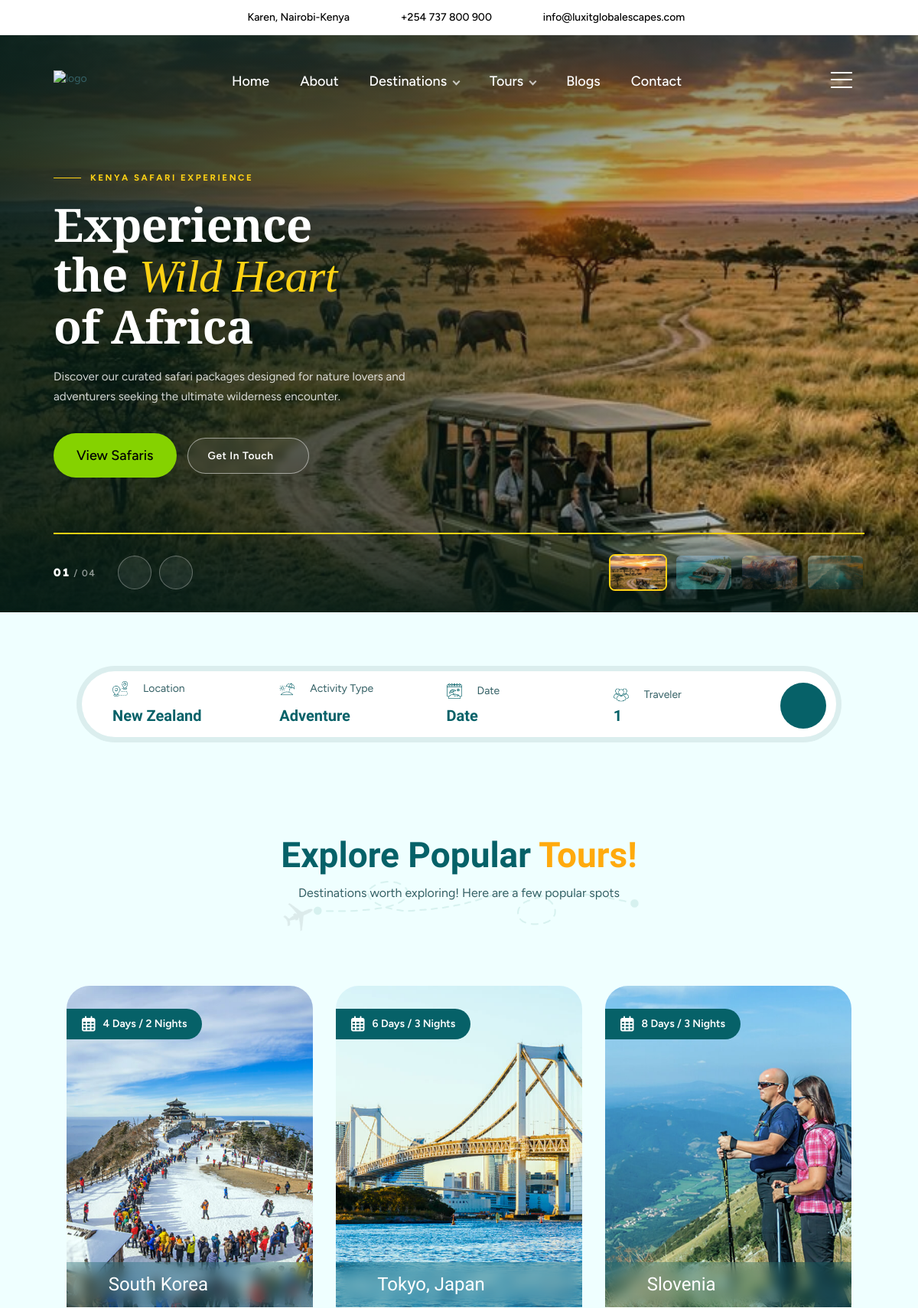
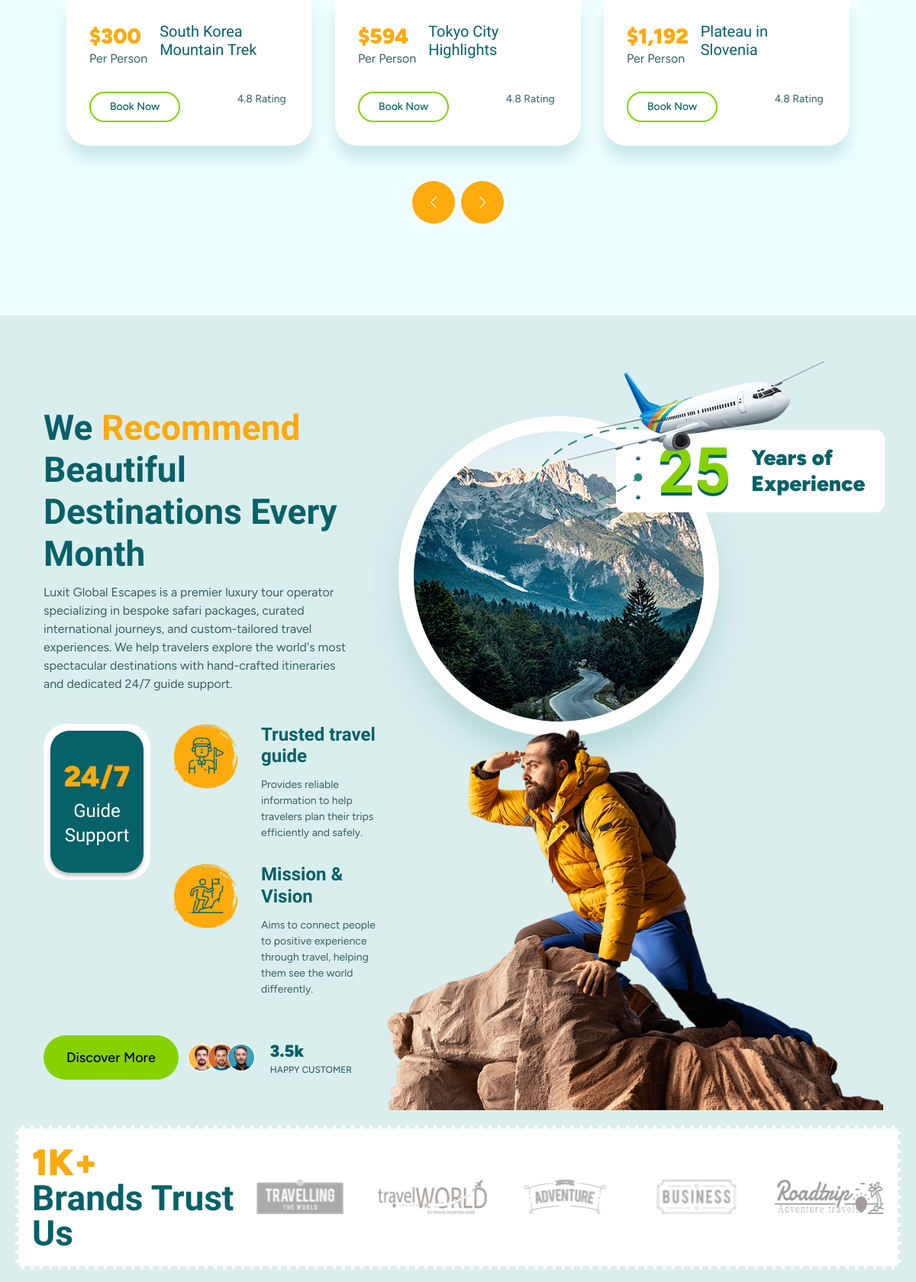
The page / (upper part) on the database its author committed (2 pictures, top to bottom).
### tables this page shows
CREATE TABLE `tours` (
  `id` int(11) NOT NULL AUTO_INCREMENT,
  `title` varchar(255) NOT NULL,
  `location` varchar(255) NOT NULL,
  `price` decimal(10,2) NOT NULL,
  `duration` varchar(100) DEFAULT NULL,
  `rating` decimal(2,1) DEFAULT 4.5,
  `status` enum('Active', 'Draft', 'Inactive') DEFAULT 'Active',
  `category` varchar(50) DEFAULT NULL,
  `image` varchar(255) DEFAULT NULL,
  `description` text,
  `show_on_home` tinyint(1) DEFAULT 0,
  `home_section` varchar(100) DEFAULT NULL,
   
   
   
  `package_pages` varchar(100) DEFAULT NULL,
   
   
  `travel_styles` varchar(150) DEFAULT NULL,
   
  `promo_badge` varchar(100) DEFAULT NULL,
  `promo_style` varchar(20) DEFAULT 'primary',
  `promo_tagline` varchar(255) DEFAULT NULL,
   
   
  `highlights` text DEFAULT NULL,
  `itinerary` text DEFAULT NULL,
  `inclusions` text DEFAULT NULL,
  `exclusions` text DEFAULT NULL,
  `created_at` timestamp DEFAULT CURRENT_TIMESTAMP,
  PRIMARY KEY (`id`)
);

### index.php (the view, shortened to what the rows shown need)
<?php
function homeQuery(PDO $pdo, string $sql): array {
    try { return $pdo->query($sql)->fetchAll(PDO::FETCH_ASSOC); } catch (PDOException $e) { return []; }
}
require_once 'includes/blog.php';
require_once 'includes/packages.php';
$homeTours = getHomepagePackages($pdo, 'Explore Popular Tours', 8);
if (empty($homeTours)) {
    $homeTours = homeQuery($pdo, "SELECT * FROM tours WHERE status = 'Active' ORDER BY created_at DESC LIMIT 6");
}
include 'header.php';
?>
	<div id="smooth-wrapper">
		<div id="smooth-content">
			<div class="page-content">
				<div class="hero-carousel-wrap">
					<div class="trv-header-carousel swiper">
						<div class="swiper-wrapper">
							<div class="swiper-slide hero-slide">
								<div class="hero-slide-content">
									<div class="hero-copy">
										<h1 class="hero-title">Experience the <em>Wild Heart</em><br>of Africa</h1>
									</div>
								</div>
							</div>
						</div>
					</div>
				</div>
				<div class="bg-lightturquoise sm:mx-15 xl:pb-26.5 pb-5 xl:pt-30 pt-12.5">
					<div class="container-fluid">
						<div class="text-center max-w-150 mx-auto md:mb-15 mb-7.5">
							<h2 class="xl:text-46 md:text-40 text-3xl mb-2.5">Explore Popular<span class="text-citrusyellow"> Tours!</span></h2>
						</div>
						<div>
							<div class="swiper trv-tours-st1 xl:!pb-29 !pb-22.5">
								<div class="swiper-wrapper">
								<?php foreach ($homeTours as $tour) :
									$tImg    = packageImage($tour);
									$tLink   = 'tour-detail.php?id=' . (int)$tour['id'];
									$tTitle  = htmlspecialchars($tour['title']);
									$tRating = (float)($tour['rating'] ?? 0);
									$tPrice  = (float)($tour['price'] ?? 0);
									?>
								<div class="swiper-slide pkg-slide">
									<div class="mx-3.75 pkg-card">
										<div class="rounded-tl-3xl rounded-tr-3xl overflow-hidden relative">
											<a href="<?php echo $tLink; ?>"><img src="<?php echo $tImg; ?>" alt="<?php echo $tTitle; ?>" class="xl:h-105 h-80 w-full object-cover object-center" width="309" height="500" loading="lazy"></a>
											<?php if (!empty($tour['duration'])) : ?>
											<div class="absolute top-7.5 left-0 py-2.5 px-5 bg-primary text-white font-semibold text-sm rounded-tr-5xl rounded-br-5xl flex items-center pkg-badge">
												<i class="text-xl mr-2.5 fa-regular fa-calendar-days"></i>
												<span class="block pkg-clamp-1"><?php echo htmlspecialchars($tour['duration']); ?></span>
											</div>
											<?php endif; ?>
											<div class="absolute bottom-0 left-0 right-0 py-3.75 px-7.5 bg-caribbeanlight backdrop-blur duration-500">
												<h4 class="2xl:text-28 text-2xl font-medium pkg-clamp-1" title="<?php echo htmlspecialchars($tour['location']); ?>">
													<a href="<?php echo $tLink; ?>" class="text-white">
														<i class="fa-solid fa-location-dot"></i>
														<?php echo htmlspecialchars($tour['location']); ?>
													</a>
												</h4>
											</div>
										</div>
										<div class="bg-white p-7.5 rounded-bl-3xl rounded-br-3xl shadow-[0px_18px_18px_rgba(0,106,114,0.15)] pkg-card-body">
											<div class="mb-7.5 flex pkg-gap">
												<div class="pkg-nowrap">
													<span class="text-citrusyellow text-28/[1.3] font-black block"><?php echo $tPrice > 0 ? '$' . number_format($tPrice) : 'On Request'; ?></span>
													<span class="text-base block">Per Person</span>
												</div>
												<h3 class="pkg-min-0 text-xl/[1.3] font-title font-medium pkg-clamp-2 pkg-title-2">
													<a href="<?php echo $tLink; ?>" class="text-primary hover:text-citrusyellow duration-500" title="<?php echo $tTitle; ?>"><?php echo $tTitle; ?></a>
												</h3>
											</div>
											<div class="flex items-center justify-between gap-3 pkg-card-footer">
												<div class="trv-book">
													<a href="<?php echo $tLink; ?>" class="site-button outline quick-book-btn" data-tour="<?php echo $tTitle; ?>" data-tour-id="<?php echo (int)$tour['id']; ?>">Book Now</a>
												</div>
												<?php if ($tRating > 0) : ?>
												<div class="pkg-nowrap">
													<span><?php echo number_format($tRating, 1); ?> Rating</span>
													<div class="text-citrusyellow">
														<?php for ($i = 1; $i <= 5; $i++) : ?>
														<i class="fa-solid fa-star<?php echo $i <= round($tRating) ? '' : ' opacity-30'; ?>"></i>
														<?php endfor; ?>
													</div>
												</div>
												<?php endif; ?>
											</div>
										</div>
									</div>
								</div>
								<?php endforeach; ?>
								</div>
							</div>
						</div>
					</div>
				</div>
				<div class="bg-paleaqua lg:pt-30">
					<div class="container">
						<div class="grid grid-cols-12">
							<div class="xl:col-span-5 lg:col-span-7 col-span-12 px-3.75 max-lg:mb-40">
								<div class="2xl:mb-30 mb-10 relative">
									<div class="text-left 2xl:mb-15 mb-10">
										<h2 class="xl:text-46 md:text-40 text-3xl mb-2.5">We <span class="text-citrusyellow">Recommend </span>Beautiful Destinations Every Month</h2>
									</div>
									<div class="mb-5 flex max-sm:flex-wrap">
										<div>
											<div class="flex mb-7.5 trv-icon-bx-st1">
												<div>
													<h2 class="mb-3 font-medium text-2xl">Trusted travel guide</h2>
												</div>
											</div>
											<div class="flex mb-7.5 trv-icon-bx-st1">
												<div>
													<h2 class="mb-3 font-medium text-2xl">Mission & Vision</h2>
												</div>
											</div>
										</div>
									</div>
								</div>
							</div>
							<div class="xl:col-span-7 lg:col-span-5 col-span-12 relative px-3.75">
								<div class="absolute z-1 lg:top-7.5 -top-40.5 3xl:-right-36.25 lg:-right-0.25 -right-6.25 animate-slide-top max-md:hidden">
									<div class="bg-white rounded-xl py-1 lg:pl-13.75 pl-10.75 pr-6 inline-flex items-center lg:w-88 w-70">
										<h2 class="!font-display !font-black lg:!text-83 !text-6xl leading-none !text-secondary !mb-0 !text-shadow-[0px_4px_0px_var(--primary)] !mr-6.75">25</h2>
									</div>
								</div>
							</div>
						</div>
					</div>
				</div>
				<div class="p-5 bg-paleaqua">
					<div class="py-5 bg-white border-4 border-dashed border-paleaqua">
						<div class="container">
							<div class="grid grid-cols-12 items-center">
								<div class="xl:col-span-3 col-span-12">
									<div>
										<h2 class="!font-black !leading-[1] xl:text-46 md:text-40 text-3xl max-xl:mb-5 max-xl:text-center"><span class="!font-base text-citrusyellow block text-5xl !font-black">1K+ </span>Brands Trust Us</h2>
									</div>
								</div>
							</div>
						</div>
					</div>
				</div>
			</div>
<?php include 'footer.php'; ?>

### rows shown on the page
tours: image (picture), duration "4 Days / 2 Nights", location "South Korea", price "300", title "South Korea Mountain Trek", rating "4.8"
tours: image (picture), duration "6 Days / 3 Nights", location "Tokyo, Japan", price "594", title "Tokyo City Highlights", rating "4.8"
tours: image (picture), duration "8 Days / 3 Nights", location "Slovenia", price "1,192", title "Plateau in Slovenia", rating "4.8"
